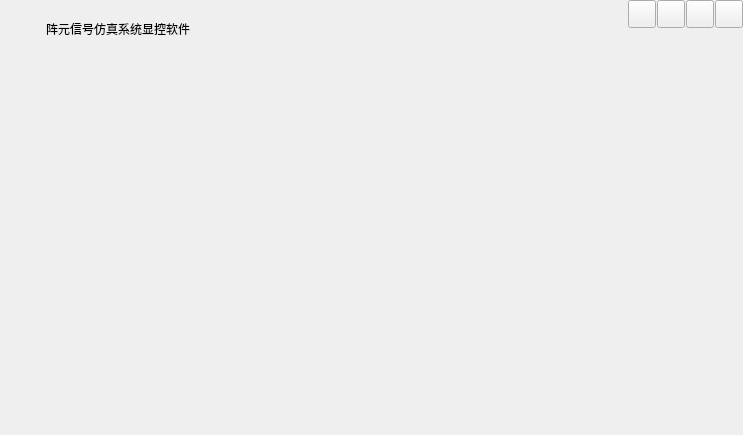
<?xml version="1.0" encoding="UTF-8"?>
<ui version="4.0">
 <class>MainWindow</class>
 <widget class="QWidget" name="MainWindow">
  <property name="geometry">
   <rect>
    <x>0</x>
    <y>0</y>
    <width>743</width>
    <height>435</height>
   </rect>
  </property>
  <property name="windowTitle">
   <string>Form</string>
  </property>
  <property name="styleSheet">
   <string notr="true"/>
  </property>
  <layout class="QVBoxLayout" name="verticalLayout" stretch="0,1">
   <property name="spacing">
    <number>2</number>
   </property>
   <property name="leftMargin">
    <number>0</number>
   </property>
   <property name="topMargin">
    <number>0</number>
   </property>
   <property name="rightMargin">
    <number>0</number>
   </property>
   <property name="bottomMargin">
    <number>0</number>
   </property>
   <item>
    <widget class="QWidget" name="widget_systemTitle" native="true">
     <property name="minimumSize">
      <size>
       <width>0</width>
       <height>58</height>
      </size>
     </property>
     <property name="maximumSize">
      <size>
       <width>16777215</width>
       <height>58</height>
      </size>
     </property>
     <layout class="QHBoxLayout" name="horizontalLayout_2" stretch="0,0,10,0">
      <property name="leftMargin">
       <number>4</number>
      </property>
      <property name="topMargin">
       <number>0</number>
      </property>
      <property name="rightMargin">
       <number>0</number>
      </property>
      <property name="bottomMargin">
       <number>0</number>
      </property>
      <item>
       <widget class="QLabel" name="label_systemIcon">
        <property name="minimumSize">
         <size>
          <width>36</width>
          <height>30</height>
         </size>
        </property>
        <property name="maximumSize">
         <size>
          <width>36</width>
          <height>30</height>
         </size>
        </property>
        <property name="text">
         <string/>
        </property>
       </widget>
      </item>
      <item>
       <widget class="QLabel" name="label_systemTitle">
        <property name="text">
         <string>阵元信号仿真系统显控软件</string>
        </property>
       </widget>
      </item>
      <item>
       <spacer name="horizontalSpacer">
        <property name="orientation">
         <enum>Qt::Horizontal</enum>
        </property>
        <property name="sizeHint" stdset="0">
         <size>
          <width>493</width>
          <height>20</height>
         </size>
        </property>
       </spacer>
      </item>
      <item>
       <layout class="QVBoxLayout" name="verticalLayout_2">
        <item>
         <layout class="QHBoxLayout" name="horizontalLayout" stretch="1,1,1,1">
          <property name="spacing">
           <number>1</number>
          </property>
          <item>
           <widget class="IconButton" name="setting_button">
            <property name="minimumSize">
             <size>
              <width>28</width>
              <height>28</height>
             </size>
            </property>
            <property name="maximumSize">
             <size>
              <width>28</width>
              <height>28</height>
             </size>
            </property>
            <property name="text">
             <string/>
            </property>
           </widget>
          </item>
          <item>
           <widget class="IconButton" name="min_button">
            <property name="minimumSize">
             <size>
              <width>28</width>
              <height>28</height>
             </size>
            </property>
            <property name="maximumSize">
             <size>
              <width>28</width>
              <height>28</height>
             </size>
            </property>
            <property name="text">
             <string/>
            </property>
           </widget>
          </item>
          <item>
           <widget class="IconButton" name="max_button">
            <property name="minimumSize">
             <size>
              <width>28</width>
              <height>28</height>
             </size>
            </property>
            <property name="maximumSize">
             <size>
              <width>28</width>
              <height>28</height>
             </size>
            </property>
            <property name="text">
             <string/>
            </property>
            <property name="checkable">
             <bool>true</bool>
            </property>
           </widget>
          </item>
          <item>
           <widget class="IconButton" name="close_button">
            <property name="minimumSize">
             <size>
              <width>28</width>
              <height>28</height>
             </size>
            </property>
            <property name="maximumSize">
             <size>
              <width>28</width>
              <height>28</height>
             </size>
            </property>
            <property name="text">
             <string/>
            </property>
           </widget>
          </item>
         </layout>
        </item>
        <item>
         <spacer name="verticalSpacer">
          <property name="orientation">
           <enum>Qt::Vertical</enum>
          </property>
          <property name="sizeHint" stdset="0">
           <size>
            <width>20</width>
            <height>18</height>
           </size>
          </property>
         </spacer>
        </item>
       </layout>
      </item>
     </layout>
    </widget>
   </item>
   <item>
    <widget class="QWidget" name="centerWidget" native="true"/>
   </item>
  </layout>
 </widget>
 <customwidgets>
  <customwidget>
   <class>IconButton</class>
   <extends>QPushButton</extends>
   <header>iconbutton.h</header>
  </customwidget>
 </customwidgets>
 <resources/>
 <connections/>
</ui>
